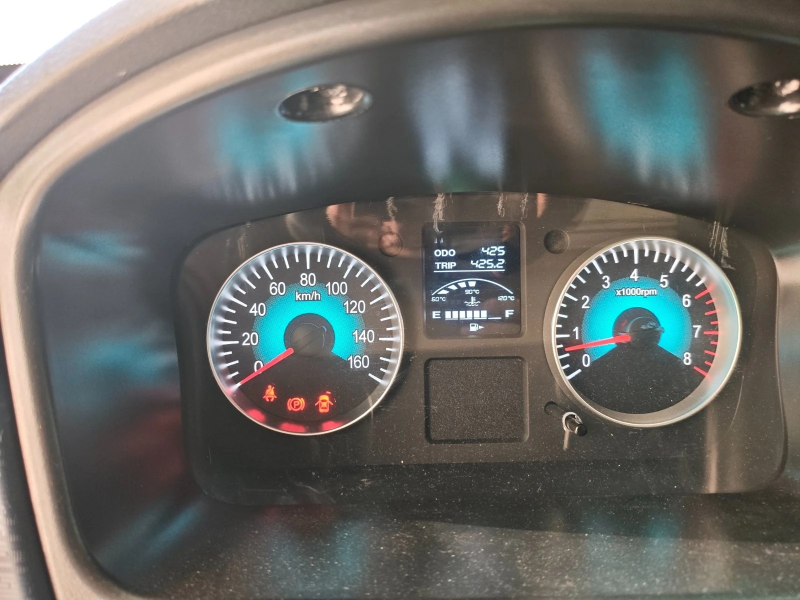
#> input picture jamaawstorage/app/vehicle-cv-service/fixtures/dashboard-t30.jpg, 1600 x 1200 px (shown at 1/2 size)
$ python -i analyzer.py   (imports and definitions only)
#> lines starting #> are read from the running program, lines starting #| are printed output that depends on the picture
#> further down, picture is the input picture: shape (1200, 1600, 3); mean B, G, R 100.7, 104.5, 104
from __future__ import annotations

import time
from dataclasses import dataclass

import cv2
import numpy as np

from .schemas import AnalysisResponse


TOTAL_FUEL_BARS = 8


@dataclass(frozen=True)
class Roi:
    x1: float
    y1: float
    x2: float
    y2: float


# Coordinates below are relative to the LCD itself, never to the whole photo.
# This is important: a phone photo may be tilted, cropped or contain a lot of
# dashboard reflection, while the geometry inside the LCD remains stable.
# The ODO row is the upper numeric row. Keeping TRIP outside this crop prevents
# its decimal glyphs and separator line from being merged into the odometer.
ODO_ROI = Roi(0.52, 0.06, 0.97, 0.36)
FUEL_ROI = Roi(0.06, 0.52, 0.94, 0.92)


SEVEN_SEGMENT_DIGITS = {
    (1, 1, 1, 0, 1, 1, 1): 0, (0, 0, 1, 0, 0, 1, 0): 1,
    (1, 0, 1, 1, 1, 0, 1): 2, (1, 0, 1, 1, 0, 1, 1): 3,
    (0, 1, 1, 1, 0, 1, 0): 4, (1, 1, 0, 1, 0, 1, 1): 5,
    (1, 1, 0, 1, 1, 1, 1): 6, (1, 0, 1, 0, 0, 1, 0): 7,
    (1, 1, 1, 1, 1, 1, 1): 8, (1, 1, 1, 1, 0, 1, 1): 9,
}


# [27 lines left out: functions decode_image, crop_normalized, fuel_range, not called in this run]


def _dashboard_circles(image: np.ndarray) -> tuple[float, float, float] | None:
    """Find the two large instrument dials and infer the LCD's safe envelope."""
    # Hough on the original 3K/4K photo can exceed the proxy timeout. Detect on
    # a bounded working copy and map the result back to original coordinates.
    height, width = image.shape[:2]
#> height = 1200; width = 1600
    scale = min(1.0, 900 / max(height, width))
#> scale = 0.562
    working = cv2.resize(image, (round(width * scale), round(height * scale))) if scale < 1 else image
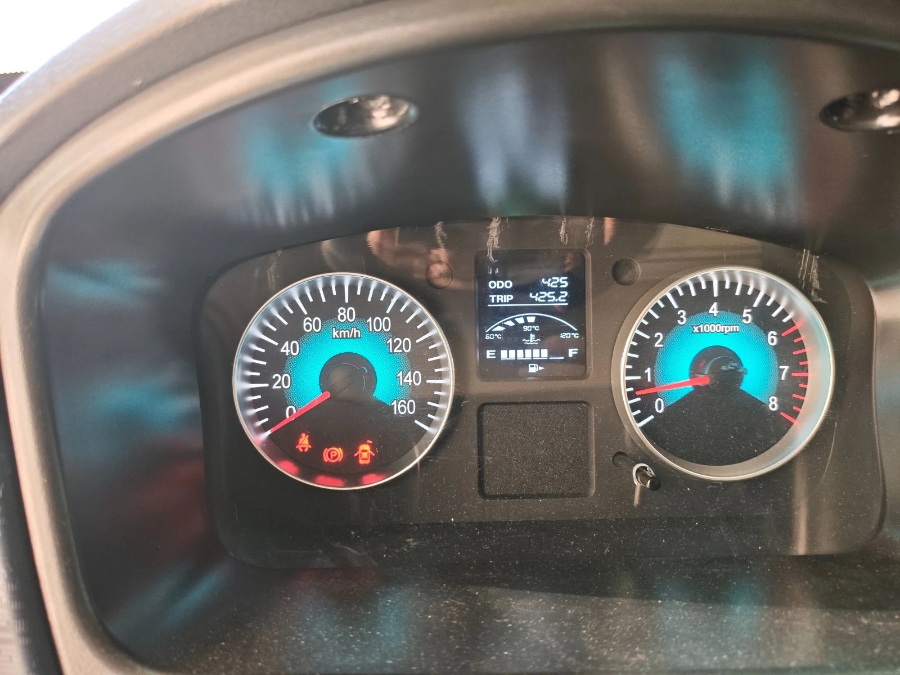
#> working: shape (675, 900, 3); mean B, G, R 100.7, 104.4, 103.9
    gray = cv2.cvtColor(working, cv2.COLOR_BGR2GRAY)
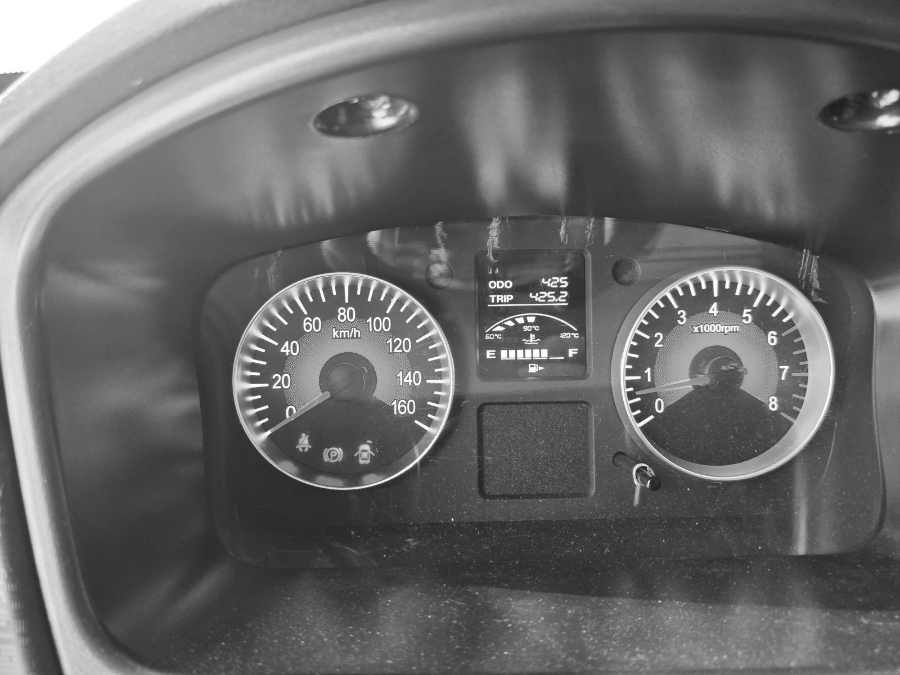
#> gray: shape (675, 900); min 29, max 255, mean 103.8
    gray = cv2.GaussianBlur(gray, (7, 7), 1.4)
    minimum = max(26, int(min(working.shape[:2]) * 0.09))
#> minimum = 60
    maximum = int(min(working.shape[:2]) * 0.42)
#> maximum = 283
    circles = cv2.HoughCircles(gray, cv2.HOUGH_GRADIENT, dp=1.2, minDist=minimum * 2,
                               param1=100, param2=38, minRadius=minimum, maxRadius=maximum)
#> circles = [[340.2, 379.8, 108.2], [725.4, 373.8, 105.8], [220.2, 354.6, 218.6], [575.4, 520.2, 230.8], [558.6, 228.6, 208.3], [438.6, 472.2, 197.6], [511.8, 363, 135.7], [420.6, 233.4, 142], [264.6, 232.2, 181.9], [223.8, 489, 193.8], [682.2, 253.8, 124.8]]
    if circles is None:
        return None
    # Gauge rings are roughly 3-4 radii apart. Restricting candidates to this
    # physical relationship eliminates dashboard reflections and the large
    # outer trim arcs that Hough also sees as circles.
    found = [item for item in circles[0]
             if .12 * min(working.shape[:2]) <= item[2] <= .30 * min(working.shape[:2])
             and item[1] >= .35 * working.shape[0]]
#> found = [[340.2, 379.8, 108.2], [725.4, 373.8, 105.8], [438.6, 472.2, 197.6], [511.8, 363, 135.7], [223.8, 489, 193.8], [682.2, 253.8, 124.8]]
    choices: list[tuple[float, float, float, float]] = []
    for index, left in enumerate(found):
        for right in found[index + 1:]:
            if left[0] > right[0]:
                left, right = right, left
            radius = (float(left[2]) + float(right[2])) / 2
            horizontal = float(right[0] - left[0])
            if horizontal < radius * 2.8 or horizontal > radius * 5.0 or abs(float(left[1] - right[1])) > radius * .35:
                continue
            if not .62 <= float(left[2] / right[2]) <= 1.62:
                continue
            # Prefer the expected gauge separation ratio, not the largest
            # possible ring pair.
            ratio_score = 1.0 - abs(horizontal / radius - 3.55) / 1.45 - abs(float(left[1] - right[1])) / radius
            choices.append((ratio_score + min(radius / 1000, .5), (float(left[0]) + float(right[0])) / 2,
                            (float(left[1]) + float(right[1])) / 2, radius))
#> this loop made 6 passes
#> after the loop, choices = [(1.02, 532.8, 376.8, 107)]; right = [682.2, 253.8, 124.8]
    if not choices:
        return None
    _, center_x, center_y, radius = max(choices, key=lambda item: item[0])
#> center_x = 532.8; center_y = 376.8; radius = 107
    return center_x / scale, center_y / scale, radius / scale


# [404 lines left out: functions _screen_from_dials, _binary_variants, _row_bands, _column_runs, _split_touching_digits, _deskew_glyph and 8 more, not called in this run]


def read_qr(image: np.ndarray) -> str | None:
    payload, points, _ = cv2.QRCodeDetector().detectAndDecode(image)
    return payload.strip() if payload and points is not None else None


# [30 lines that did not run here, left out]

>>> import cv2
>>> picture = cv2.imread('../fixtures/dashboard-t30.jpg')
>>> result = _dashboard_circles(picture)
#> result = (947.2, 669.9, 190.3)
